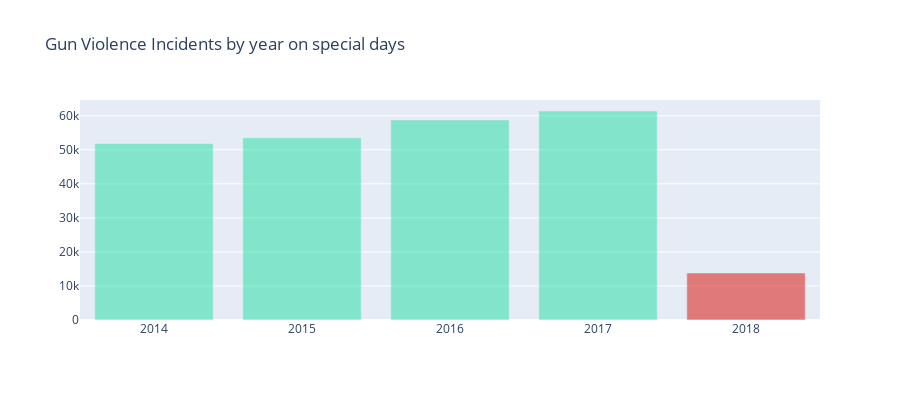

Notebook source saved alongside this figure:
### Code cell
# Incidents on special dates

df['day'] = df['date'].dt.day
special_days= df.loc[(df['month']==12) & (df['day']==25)]
# special_days

new_year = df.loc[(df['month']==1) & (df['day']==1)]
special_days = pd.concat([new_year,special_days])

halloween = df.loc[(df['month']==10) & (df['day']==31)]
special_days = pd.concat([halloween,special_days])

independence_day = df.loc[(df['month']==6) & (df['day']==4)]
special_days = pd.concat([independence_day,special_days])

st_patrick_day = df.loc[(df['month']==3) & (df['day']==17)]
special_days = pd.concat([st_patrick_day,special_days])

valentines_day = df.loc[(df['month']==2) & (df['day']==14)]
special_days = pd.concat([valentines_day,special_days])

martin_luther_day = df.loc[(df['month']==1) & (df['day']==18)]
special_days = pd.concat([martin_luther_day,special_days])

x1, y1 = create_stack_bar_data('year')
x1 = x1[:-1]
y1 = y1[:-1]
trace1 = go.Bar(x=x1, y=y1, opacity=0.75, name="year count", marker=dict(color=['rgba(10, 220, 150, 0.6)', 'rgba(10, 220, 150, 0.6)', 'rgba(10, 220, 150, 0.6)', 'rgba(10, 220, 150, 0.6)', 'rgba(222,45,38,0.8)']))
layout = dict(height=400, title='Gun Violence Incidents by year on special days', legend=dict(orientation="h"));
fig = go.Figure(data=[trace1], layout=layout);
iplot(fig);

### Figure 1 — Plotly figure (JSON) as saved in the notebook; plotly's stock layout.template omitted (floating-point values rounded to 4 significant figures)
{"data": [{"marker": {"color": ["rgba(10, 220, 150, 0.6)", "rgba(10, 220, 150, 0.6)", "rgba(10, 220, 150, 0.6)", "rgba(10, 220, 150, 0.6)", "rgba(222,45,38,0.8)"]}, "name": "year count", "opacity": 0.75, "type": "bar", "x": [2017, 2016, 2015, 2014, 2018], "y": [61402, 58763, 53579, 51854, 13802]}], "layout": {"height": 400, "legend": {"orientation": "h"}, "title": {"text": "Gun Violence Incidents by year on special days"}}}
